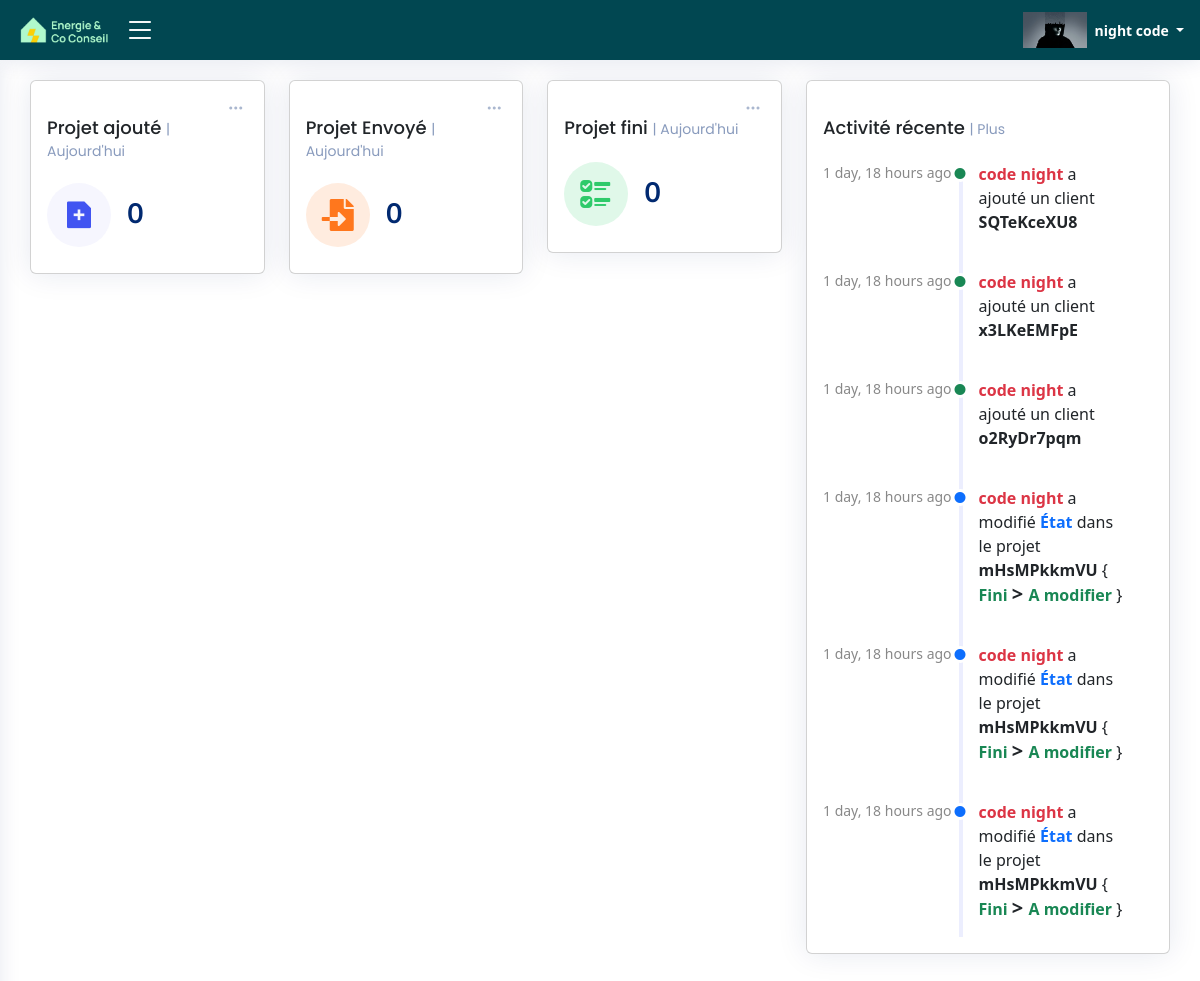
The app's page /be_home_page/ (signed in), older data.
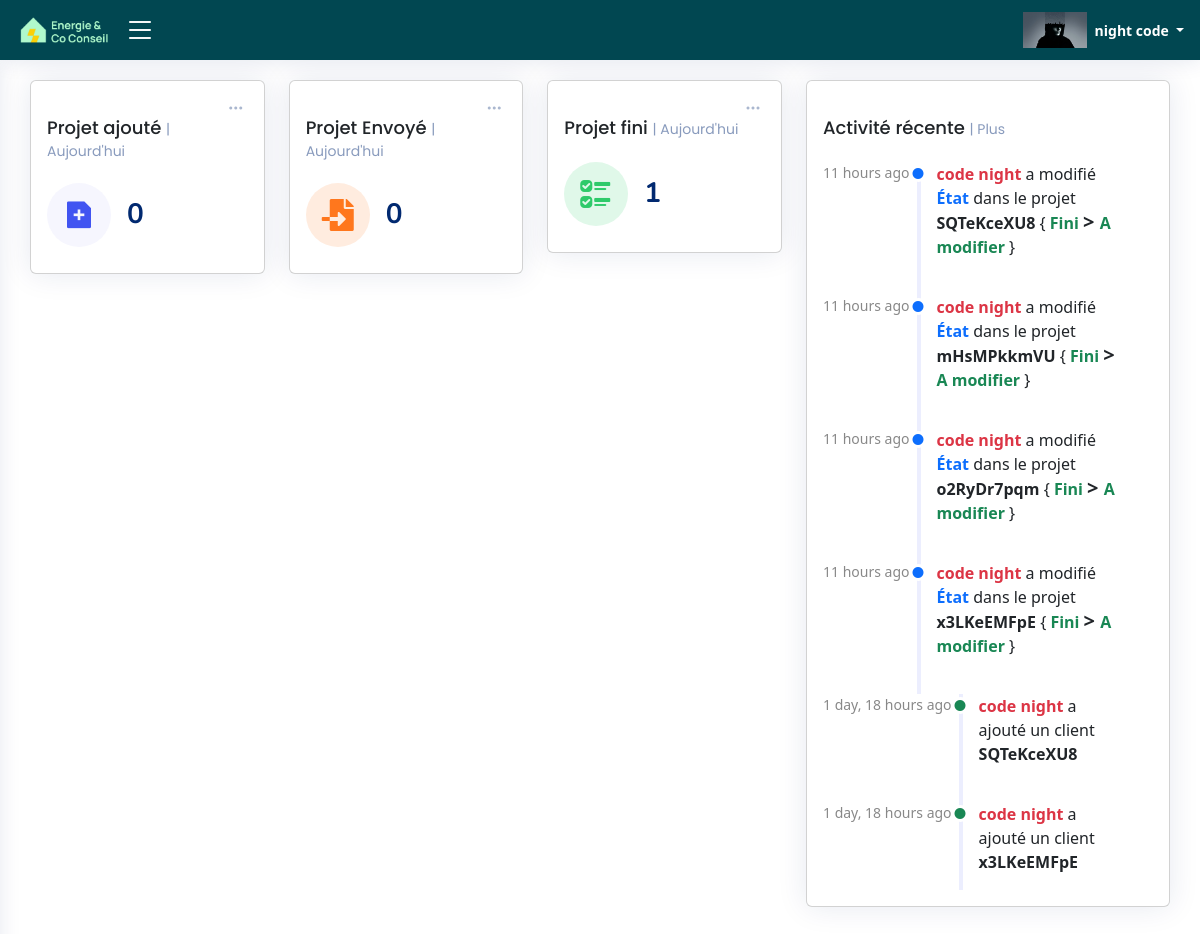
The same page, newer data.
### ERapp/models.py (models this page shows, shortened)
class Activities_be(models.Model):
    Activity_id = models.CharField(max_length=255,blank=True)
    Activity_user = models.CharField(max_length=255,blank=True)
    Activity_user_email = models.CharField(max_length=255,blank=True)
    Activity_table = models.CharField(max_length=255,blank=True)
    Activity_date = models.DateTimeField(default=timezone.now)
    Activity_project_id = models.CharField(max_length=255,blank=True)
    Activity_name = models.CharField(max_length=255,blank=True)
    Activity_before = models.CharField(max_length=255,blank=True)
    Activity_after = models.CharField(max_length=255,blank=True)
    Activity_add = models.BooleanField(default=False)
    Activity_add_2 = models.BooleanField(default=False)
    Activity_edit = models.BooleanField(default=False)
    Activity_delete = models.BooleanField(default=False)
    Activity_add_client = models.BooleanField(default=False)
    Activity_be = models.BooleanField(default=False)

### ERapp/views.py (the view)
@login_required
def BE_home_page(request):
    user_=request.user
    data = TableData001.objects.all()
    activities_audit = Activities_be.objects.order_by("-Activity_date")[:6]
    today = timezone.now()
    first_day_of_year = date(today.year, 1, 1)
    first_day_of_month = date(today.year, today.month, 1)
    client_count_added_today = TableData001.objects.filter(creation_time__date=today,bureau_d_etude=user_.com_name).count()
    client_count_added_month = TableData001.objects.filter(creation_time__range=(first_day_of_month, timezone.now()),bureau_d_etude=user_.com_name).count()
    client_count_added_year= TableData001.objects.filter(creation_time__range=(first_day_of_year, timezone.now()),bureau_d_etude=user_.com_name).count()
    client_count_envoye_today = TableData001.objects.filter(Envoye_time__date=today,bureau_d_etude=user_.com_name).count()
    client_count_envoye_month = TableData001.objects.filter(Envoye_time__range=(first_day_of_month, timezone.now()),bureau_d_etude=user_.com_name).count()
    client_count_envoye_year= TableData001.objects.filter(Envoye_time__range=(first_day_of_year, timezone.now()),bureau_d_etude=user_.com_name).count()
    client_count_fini_today = TableData001.objects.filter(fini_time__date=today,bureau_d_etude=user_.com_name).count()
    client_count_fini_month = TableData001.objects.filter(fini_time__range=(first_day_of_month, timezone.now()),bureau_d_etude=user_.com_name).count()
    client_count_fini_year= TableData001.objects.filter(fini_time__range=(first_day_of_year, timezone.now()),bureau_d_etude=user_.com_name).count()
    return render(request, 'html/BE_home_page.html', {'data':data,
                                                        'activities_audit':activities_audit,
                                                        'client_count_added_today':client_count_added_today,
                                                        'client_count_added_month':client_count_added_month,
                                                        'client_count_added_year':client_count_added_year,
                                                        'client_count_envoye_today':client_count_envoye_today,
                                                        'client_count_envoye_month':client_count_envoye_month,
                                                        'client_count_envoye_year':client_count_envoye_year,
                                                        'client_count_fini_today':client_count_fini_today,
                                                        'client_count_fini_month':client_count_fini_month,
                                                        'client_count_fini_year':client_count_fini_year})

### ERapp/templates/html/BE_home_page.html (shortened to what the changed rows need)
{% load static %}
{% load l10n %}
{% load humanize %}
<!DOCTYPE html>
<html lang="fr">
<head>
  <link rel="stylesheet" href="https://cdnjs.cloudflare.com/ajax/libs/font-awesome/5.15.3/css/all.min.css">
  <link href="{% static 'css/style.css' %}" rel="stylesheet" type="text/css">
  <link href="{% static 'vendor/bootstrap/css/bootstrap.min.css' %}" rel="stylesheet">
  <link href="{% static 'vendor/bootstrap-icons/bootstrap-icons.css' %}" rel="stylesheet">
  <link href="{% static 'vendor/boxicons/css/boxicons.min.css' %}" rel="stylesheet">
  <link href="{% static 'vendor/quill/quill.snow.css' %}" rel="stylesheet">
  <link href="{% static 'vendor/quill/quill.bubble.css' %}" rel="stylesheet">
  <link href="{% static 'vendor/remixicon/remixicon.css' %}" rel="stylesheet">
  <link href="{% static 'vendor/simple-datatables/style.css' %}" rel="stylesheet">
</head>
<body onload="load()">
  {% if user.is_authenticated  and "ai" in user.role %}
  <header id="header" class="header fixed-top d-flex align-items-center">
    <div class="d-flex align-items-center justify-content-between logo_with_button" >
      <a href="{% url 'main_page' %}"  class="logo d-flex align-items-center">
        <img src="{% static 'image\logo.png' %}" alt="" >
      </a>
      <i class="bi bi-list toggle-sidebar-btn " id="click_side_bar"></i>
    </div>
    <nav class="header-nav ms-auto">
      <ul class="d-flex align-items-center">
        <li class="nav-item dropdown pe-3">
          <a class="nav-link nav-profile d-flex align-items-center pe-0" href="#" data-bs-toggle="dropdown">
            <img src="{{ user.profile_pic.url }}"  alt="Image">
            <span class="d-none d-md-block dropdown-toggle ps-2">{{ user.first_name }} {{ user.last_name }} </span>
          </a>
        </li>
      </ul>
    </nav>
  </header>
  <main id="main" class="main">
    <section class="section dashboard">
        <div class="row">
          <div class="col-lg-8">
            <div class="row">
              <div class="col-xxl-4 col-md-4">
                <div class="card info-card sales-card">
                    <div class="filter">
                        <a class="icon" href="#" data-bs-toggle="dropdown"><i class="bi bi-three-dots"></i></a>
                      </div>
                  <div class="card-body">
                    <h5 class="card-title" id="client_count_this_title">Projet ajouté <span>| Aujourd'hui</span></h5>
                    <div class="d-flex align-items-center">
                      <div class="card-icon rounded-circle d-flex align-items-center justify-content-center">
                      </div>
                      <div class="ps-3">
                        <h6 id="client_count_this_value">{{client_count_added_today}}</h6>
                      </div>
                    </div>
                  </div>
                </div>
              </div>
              <div class="col-xxl-4 col-md-4">
                <div class="card info-card customers-card">
                    <div class="filter">
                      <a class="icon" href="#" data-bs-toggle="dropdown" aria-expanded="false"><i class="bi bi-three-dots"></i></a>
                    </div>
                    <div class="card-body">
                      <h5 class="card-title" id="client_count_envoye_title">Projet Envoyé <span>| Aujourd'hui</span></h5>
                      <div class="d-flex align-items-center">
                        <div class="card-icon rounded-circle d-flex align-items-center justify-content-center">
                          <i class="fas fa-file-import"></i>
                        </div>
                        <div class="ps-3">
                          <h6 id="client_count_envoye_value">{{client_count_envoye_today}}</h6>
                        </div>
                      </div>
                    </div>
                </div>
              </div>
                <div class="col-xxl-4 col-md-4">
                    <div class="card info-card revenue-card">
                      <div class="filter">
                        <a class="icon" href="#" data-bs-toggle="dropdown"><i class="bi bi-three-dots"></i></a>
                      </div>
                      <div class="card-body">
                        <h5 class="card-title" id="client_count_fini_title">Projet fini <span>| Aujourd'hui</span></h5>
                        <div class="d-flex align-items-center">
                          <div class="card-icon rounded-circle d-flex align-items-center justify-content-center">
                            <i class="bi bi-ui-checks"></i>
                          </div>
                          <div class="ps-3">
                            <h6 id="client_count_fini_value">{{client_count_fini_today}}</h6>
                          </div>
                        </div>
                      </div>
                    </div>
                  </div>
            </div>
          </div>
          <div class="col-lg-4">
            <div class="card">
              <div class="card-body">
                <h5 class="card-title">Activité récente <span>| <a>Plus</a></span></h5>
                <div class="activity">
                  {% for A_AU in activities_audit %}
                    {% if A_AU.Activity_edit %}
                      <div class="activity-item d-flex">
                        <div class="activite-label">{{A_AU.Activity_date|naturaltime}}</div>
                        <i class="bi bi-circle-fill activity-badge text-primary align-self-start"></i>
                        <div class="activity-content">
                          <p class="Activities_audit_p"><b  class="fw-bold text-danger">{{A_AU.Activity_user}}</b> a modifié <b class="fw-bold text-primary">{{A_AU.Activity_name}}</b> dans le projet <b class="fw-bold text-dark">{{A_AU.Activity_project_id}}</b> { <b class="fw-bold text-success ">{{A_AU.Activity_before}}</b> <b class="fw-bold text-dark h5"> &gt </b> <b class="fw-bold text-success ">{{A_AU.Activity_after}}</b> } </p>
                        </div>
                      </div>
                    {% endif %}
                    {% if A_AU.Activity_add_client %}
                      <div class="activity-item d-flex">
                        <div class="activite-label">{{A_AU.Activity_date|naturaltime}}</div>
                        <i class="bi bi-circle-fill activity-badge text-success align-self-start"></i>
                        <div class="activity-content">
                          <p class="Activities_audit_p"><b class=" text-danger">{{A_AU.Activity_user}}</b> a ajouté un client  <b class="fw-bold text-dark">{{A_AU.Activity_project_id}}</b></p>
                        </div>
                      </div>
                    {% endif %}
                  {% endfor %}
                </div>
              </div>
            </div>
          </div>
        </div>
    </section>
  </main>
  {% else %}
  <script>
    window.location.href = "{% url 'not_logged_in' %}";
  </script>
  {% endif %}
</body>
</html>

Row changes from the older to the newer data that the page shows:
no longer on this page (row unchanged): Activities_be: Activity_date "1 day, 18 hours ago", Activity_user "code night", Activity_project_id "o2RyDr7pqm"
no longer on this page (row unchanged): Activities_be: Activity_date "1 day, 18 hours ago", Activity_user "code night", Activity_name "État", Activity_project_id "mHsMPkkmVU", Activity_before "Fini", Activity_after "A modifier"
no longer on this page (row unchanged): Activities_be: Activity_date "1 day, 18 hours ago", Activity_user "code night", Activity_name "État", Activity_project_id "mHsMPkkmVU", Activity_before "Fini", Activity_after "A modifier"
no longer on this page (row unchanged): Activities_be: Activity_date "1 day, 18 hours ago", Activity_user "code night", Activity_name "État", Activity_project_id "mHsMPkkmVU", Activity_before "Fini", Activity_after "A modifier"
added Activities_be: Activity_date "11 hours ago", Activity_user "code night", Activity_name "État", Activity_project_id "SQTeKceXU8", Activity_before "Fini", Activity_after "A modifier"
added Activities_be: Activity_date "11 hours ago", Activity_user "code night", Activity_name "État", Activity_project_id "mHsMPkkmVU", Activity_before "Fini", Activity_after "A modifier"
added Activities_be: Activity_date "11 hours ago", Activity_user "code night", Activity_name "État", Activity_project_id "o2RyDr7pqm", Activity_before "Fini", Activity_after "A modifier"
added Activities_be: Activity_date "11 hours ago", Activity_user "code night", Activity_name "État", Activity_project_id "x3LKeEMFpE", Activity_before "Fini", Activity_after "A modifier"
Text that changed along with them:
{{ client_count_fini_today }}: "0" → "1"
